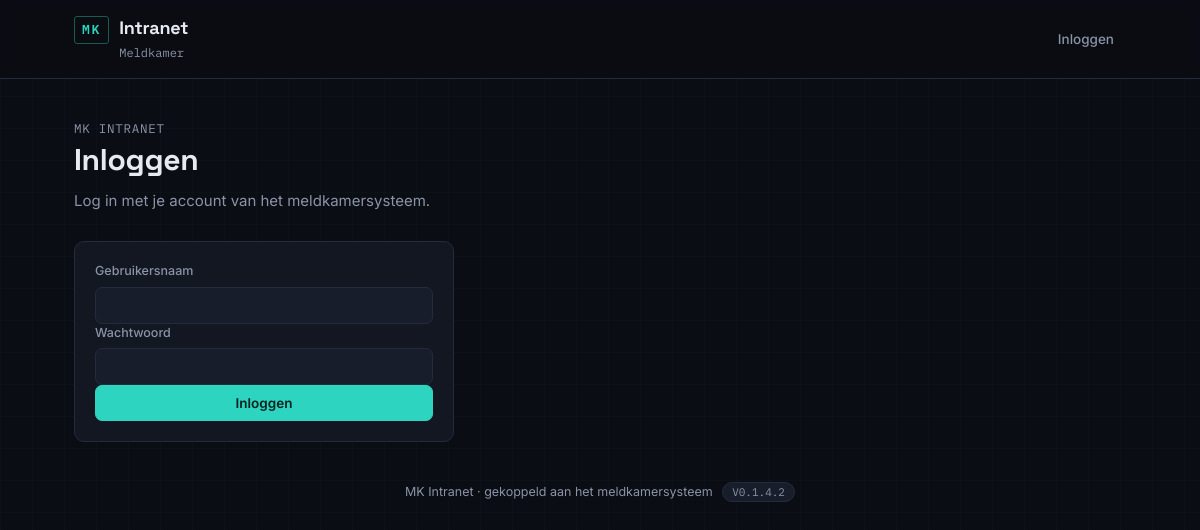
The app's page /login.php, older data.
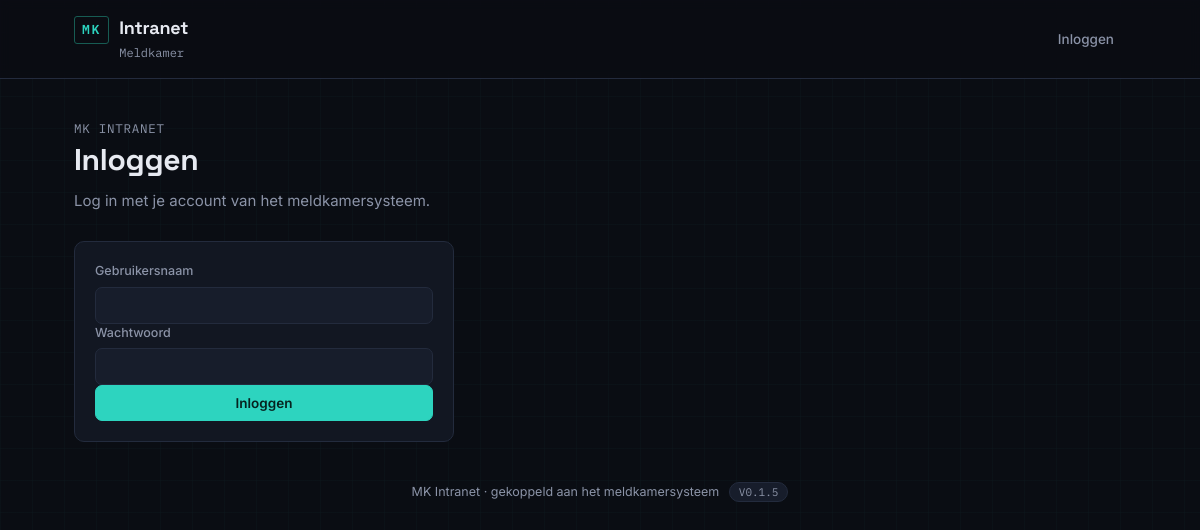
The same page, newer data.
### tables this page shows
CREATE TABLE IF NOT EXISTS intranet_versies (
    id INT AUTO_INCREMENT PRIMARY KEY,
    versienummer VARCHAR(20) NOT NULL,
    datum VARCHAR(50) NOT NULL,
    wijzigingen TEXT NOT NULL,
    aangemaakt_op DATETIME DEFAULT CURRENT_TIMESTAMP,
    UNIQUE KEY versienummer_uniek (versienummer)
);

### includes/functions.php (the view, shortened to what this page needs)
<?php
function e(?string $value): string
{
    return htmlspecialchars($value ?? '', ENT_QUOTES, 'UTF-8');
}
function get_instelling(PDO $pdo, string $sleutel, string $standaard = ''): string
{
    static $cache = [];
    $stmt = $pdo->prepare('SELECT waarde FROM instellingen WHERE sleutel = :s');
    $stmt->execute(['s' => $sleutel]);
    $waarde = $stmt->fetchColumn();
    $cache[$sleutel] = $waarde !== false && $waarde !== '' ? $waarde : $standaard;
    return $cache[$sleutel];
}
function event_naam(PDO $pdo): string
{
    return get_instelling($pdo, 'event_naam', 'Meldkamer');
}
function is_ingelogd(): bool
{
    return !empty($_SESSION['gebruiker_id']);
}
function huidige_intranet_versie(PDO $pdo): string
{
    $nieuwste = $pdo->query('SELECT versienummer FROM intranet_versies ORDER BY id DESC LIMIT 1')->fetchColumn();
    return $nieuwste ?: APP_VERSION;
}

### includes/functions.php (the view, shortened to what this page needs)
<?php
function e(?string $value): string
{
    return htmlspecialchars($value ?? '', ENT_QUOTES, 'UTF-8');
}
function get_instelling(PDO $pdo, string $sleutel, string $standaard = ''): string
{
    static $cache = [];
    $stmt = $pdo->prepare('SELECT waarde FROM instellingen WHERE sleutel = :s');
    $stmt->execute(['s' => $sleutel]);
    $waarde = $stmt->fetchColumn();
    $cache[$sleutel] = $waarde !== false && $waarde !== '' ? $waarde : $standaard;
    return $cache[$sleutel];
}
function event_naam(PDO $pdo): string
{
    return get_instelling($pdo, 'event_naam', 'Meldkamer');
}
function is_ingelogd(): bool
{
    return !empty($_SESSION['gebruiker_id']);
}
function huidige_intranet_versie(PDO $pdo): string
{
    $nieuwste = $pdo->query('SELECT versienummer FROM intranet_versies ORDER BY id DESC LIMIT 1')->fetchColumn();
    return $nieuwste ?: APP_VERSION;
}

### includes/header.php (shortened to what this page needs)
<?php
$actief = $actief ?? '';
?>
<!doctype html>
<html lang="nl">
<head>
<link rel="stylesheet" href="/assets/style.css?v=<?= urlencode(APP_VERSION) ?>">
</head>
<body>
<div class="topbar">
    <div class="topbar-inner">
        <a href="/index.php" class="brand">
            <span class="brand-mark">MK</span>
            <span>
                <span class="brand-name">Intranet</span><br>
                <span class="brand-event"><?= e(event_naam($pdo)) ?></span>
            </span>
        </a>
        <nav class="mainnav">
            <?php if (is_ingelogd()): ?>
                <a href="/index.php" class="<?= $actief === 'dashboard' ? 'active' : '' ?>">Dashboard</a>
                <a href="/meldingen.php" class="<?= $actief === 'meldingen' ? 'active' : '' ?>">Meldingen</a>
                <a href="/crew.php" class="<?= $actief === 'crew' ? 'active' : '' ?>">Crew</a>
                <a href="/archief.php" class="<?= $actief === 'archief' ? 'active' : '' ?>">Archief</a>
                <?php if (is_beheerder()): ?>
                    <a href="/beheer.php" class="<?= $actief === 'beheer' ? 'active' : '' ?>">Beheer</a>
                <?php endif; ?>
                <a href="/instellingen.php" class="user-chip" title="Mijn instellingen">
                    <?= e(huidige_gebruiker_naam()) ?>
                    <span class="rol-badge rol-<?= e(huidige_gebruiker_rol()) ?>"><?= e(rol_label(huidige_gebruiker_rol())) ?></span>
                </a>
                <a href="/logout.php">Uitloggen</a>
            <?php else: ?>
                <a href="/login.php">Inloggen</a>
            <?php endif; ?>
        </nav>
    </div>
</div>
<div class="wrap">

### login.php (shortened to what this page needs)
<?php
require_once __DIR__ . '/includes/functions.php';
$pdo = get_pdo();
include __DIR__ . '/includes/header.php';
?>
<div class="page-head">
    <div>
        <p class="eyebrow">MK Intranet</p>
        <h1>Inloggen</h1>
        <p>Log in met je account van het meldkamersysteem.</p>
    </div>
</div>
<div class="panel panel-narrow">
    <form method="post">
        <div class="field">
            <label for="gebruikersnaam">Gebruikersnaam</label>
            <input type="text" id="gebruikersnaam" name="gebruikersnaam" required autofocus>
        </div>
        <div class="field">
            <label for="wachtwoord">Wachtwoord</label>
            <input type="password" id="wachtwoord" name="wachtwoord" required>
        </div>
        <button type="submit" class="btn btn-primary btn-block">Inloggen</button>
    </form>
</div>
<?php include __DIR__ . '/includes/footer.php'; ?>

### includes/footer.php (shortened to what this page needs)
    <p class="footer-note">
        MK Intranet &middot; gekoppeld aan het meldkamersysteem
        <button type="button" class="versie-knop" onclick="document.getElementById('wijzigingen-dialog').showModal()"><?= e(huidige_intranet_versie($pdo)) ?></button>
    </p>
</div>
</body>
</html>

### assets/style.css (style rules this page uses)
:root { --bg: #0a0d13; --panel: #121722; --panel-2: #171d2b; --border: #232b3d; --text: #e7eaf1; --muted: #8b93a7; --teal: #2dd4bf; --teal-dim: #175c53; --red: #ef4444; --green: #22c55e; --blue: #3b82f6; --gray: #6b7280; --font-display: 'Space Grotesk', 'Inter', sans-serif; --font-body: 'Inter', system-ui, sans-serif; --font-mono: 'IBM Plex Mono', 'SFMono-Regular', monospace; }
* { box-sizing: border-box; }
html, body { margin: 0; padding: 0; background: var(--bg); background-image: linear-gradient(rgba(45,212,191,0.025) 1px, transparent 1px), linear-gradient(90deg, rgba(45,212,191,0.025) 1px, transparent 1px); background-size: 32px 32px; color: var(--text); font-family: var(--font-body); font-size: 15px; line-height: 1.5; }
a { color: inherit; }
.wrap { max-width: 1100px; margin: 0 auto; padding: 0 24px 64px; }
.topbar { border-bottom: 1px solid var(--border); background: rgba(10,13,19,0.9); backdrop-filter: blur(6px); position: sticky; top: 0; z-index: 20; }
.topbar-inner { max-width: 1100px; margin: 0 auto; padding: 14px 24px; display: flex; align-items: center; justify-content: space-between; gap: 24px; }
.brand { display: flex; align-items: baseline; gap: 10px; text-decoration: none; }
.brand-mark { font-family: var(--font-mono); font-weight: 600; font-size: 13px; letter-spacing: 0.14em; color: var(--teal); border: 1px solid var(--teal-dim); padding: 3px 7px; border-radius: 3px; }
.brand-name { font-family: var(--font-display); font-weight: 700; font-size: 18px; letter-spacing: -0.01em; }
.brand-event { font-family: var(--font-mono); font-size: 12px; color: var(--muted); }
nav.mainnav { display: flex; gap: 10px; align-items: center; flex-wrap: wrap; }
nav.mainnav a { text-decoration: none; color: var(--muted); font-size: 13.5px; font-weight: 500; padding: 7px 12px; border-radius: 6px; transition: background 0.15s, color 0.15s; }
.page-head { display: flex; align-items: flex-end; justify-content: space-between; gap: 24px; padding: 40px 0 28px; flex-wrap: wrap; }
.eyebrow { font-family: var(--font-mono); font-size: 12.5px; color: var(--teal); letter-spacing: 0.06em; margin: 0 0 6px; text-transform: uppercase; }
.page-head h1 { font-family: var(--font-display); font-size: 30px; font-weight: 700; margin: 0 0 8px; letter-spacing: -0.01em; }
.page-head p { color: var(--muted); margin: 0; max-width: 56ch; }
.panel { background: var(--panel); border: 1px solid var(--border); border-radius: 10px; padding: 20px; margin-bottom: 16px; }
.panel-narrow { max-width: 380px; }
.field { display: flex; flex-direction: column; gap: 6px; }
.field label { font-size: 12.5px; color: var(--muted); font-weight: 500; }
.field input, .field textarea, .field select { background: var(--panel-2); border: 1px solid var(--border); color: var(--text); border-radius: 7px; padding: 9px 11px; font-size: 14px; font-family: inherit; resize: vertical; }
.btn { display: inline-flex; align-items: center; gap: 6px; text-decoration: none; background: var(--panel-2); color: var(--text); border: 1px solid var(--border); border-radius: 7px; padding: 9px 14px; font-size: 13.5px; font-weight: 500; cursor: pointer; font-family: inherit; transition: background 0.15s, border-color 0.15s; }
.btn-primary { background: var(--teal); color: #06231f; border-color: var(--teal); font-weight: 600; }
.btn-block { width: 100%; justify-content: center; }
.footer-note { color: var(--muted); font-size: 12.5px; text-align: center; margin: 40px 0 0; }
.versie-knop { font-family: var(--font-mono); font-size: 11px; background: var(--panel-2); border: 1px solid var(--border); color: var(--muted); border-radius: 100px; padding: 2px 9px; margin-left: 6px; cursor: pointer; transition: color 0.15s, border-color 0.15s; }

Row changes from the older to the newer data that the page shows:
no longer on this page (row unchanged): intranet_versies: versienummer "V0.1.4.2"
added intranet_versies: versienummer "V0.1.5"
